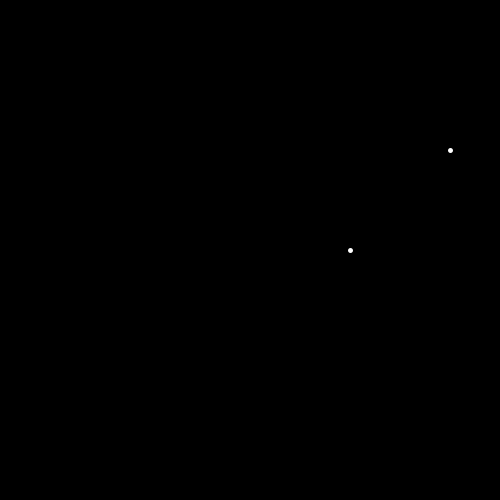
Frame 1 (no input)
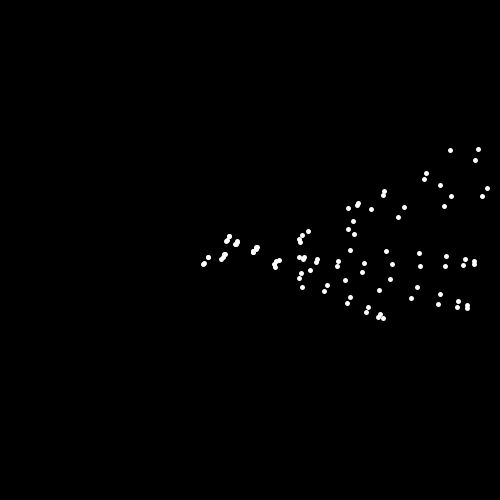
Frame 60 (the mouse pressed at the canvas centre just before this capture)
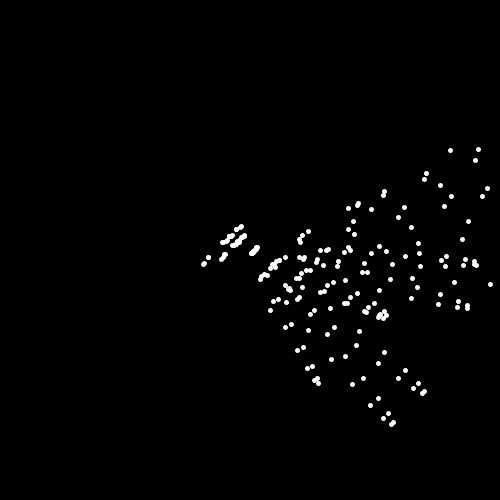
Frame 120 (the mouse held since frame 60 and released just before this capture)

The Processing sketch that drew these frames (run headless with seeded random() and noise(); from frame 60 on, the mouse is pressed at the canvas centre):

// Processing sketch: sketch47
// ── sketch47.pde
Model m, m2;

void setup() {
  size(500, 500);
  
  m = new Model();
  m2 = new Model();
  
  background(0);
}

void draw() {
  translate(width/2, height/2);
  
  m.move();
  m.draw();
  
  translate(m.x, -m.x);
  m2.move();
  m2.draw();
}
// ── Model.pde
class Model {
  float R=100, dR=50, dfreq=10, da=PI/300;
  float x, y, r, a;
  
  Model() {
    
  }
  
  void move() {
    r = R + dR * sin(a * dfreq) + 100 * sin(a * 30);
    x = r * cos(a);
    y = r * sin(a);
    
    a += da;
  }
  
  void draw() {
    stroke(255);
    strokeWeight(5);
    point(x, y);
  }
  
}
